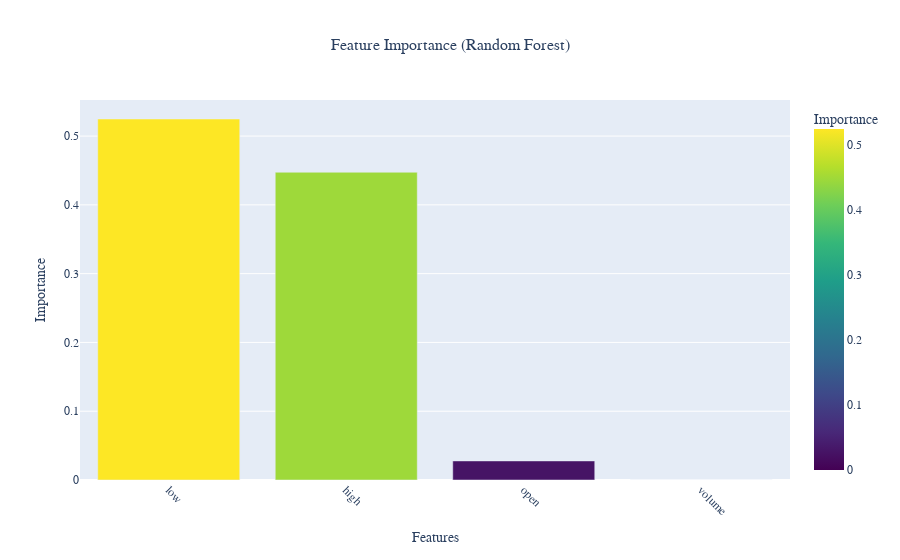

The code cell stored with this chart in its notebook:
### Code cell
#Feature Importance(Random Forest)
import pandas as pd
import plotly.express as px

# Get feature importance from the Random Forest model
importances = rf_model.feature_importances_
features = X.columns

# Create a DataFrame for easier plotting
feature_importance_df = pd.DataFrame({
    'Feature': features,
    'Importance': importances
}).sort_values(by='Importance', ascending=False)

# Plot feature importance
fig = px.bar(feature_importance_df, x='Feature', y='Importance', 
             title='Feature Importance (Random Forest)', 
             labels={'Feature': 'Features', 'Importance': 'Importance'},
             color='Importance', color_continuous_scale='Viridis')

fig.update_layout(
    title_x=0.5,
    title_font=dict(size=16),
    font=dict(family="Arial, sans-serif", size=12),
    xaxis=dict(tickangle=45)
)

# Show the plot
fig.show()

### Figure 1 — Plotly figure (JSON) as saved in the notebook; plotly's stock layout.template omitted (floating-point values rounded to 4 significant figures)
{"data": [{"alignmentgroup": "True", "hovertemplate": "Features=%{x}<br>Importance=%{marker.color}<extra></extra>", "legendgroup": "", "marker": {"color": [0.5248, 0.4474, 0.02772, 1.761e-05], "coloraxis": "coloraxis", "pattern": {"shape": ""}}, "name": "", "offsetgroup": "", "orientation": "v", "showlegend": false, "textposition": "auto", "type": "bar", "x": ["low", "high", "open", "volume"], "xaxis": "x", "y": [0.5248, 0.4474, 0.02772, 1.761e-05], "yaxis": "y"}], "layout": {"autosize": true, "barmode": "relative", "coloraxis": {"colorbar": {"title": {"text": "Importance"}}, "colorscale": [[0, "#440154"], [0.1111, "#482878"], [0.2222, "#3e4989"], [0.3333, "#31688e"], [0.4444, "#26828e"], [0.5556, "#1f9e89"], [0.6667, "#35b779"], [0.7778, "#6ece58"], [0.8889, "#b5de2b"], [1, "#fde725"]]}, "font": {"family": "Arial, sans-serif", "size": 12}, "legend": {"tracegroupgap": 0}, "title": {"font": {"size": 16}, "text": "Feature Importance (Random Forest)", "x": 0.5}, "xaxis": {"anchor": "y", "autorange": true, "domain": [0, 1], "range": [-0.5, 3.5], "tickangle": 45, "title": {"text": "Features"}, "type": "category"}, "yaxis": {"anchor": "x", "autorange": true, "domain": [0, 1], "range": [0, 0.5525], "title": {"text": "Importance"}, "type": "linear"}}}
